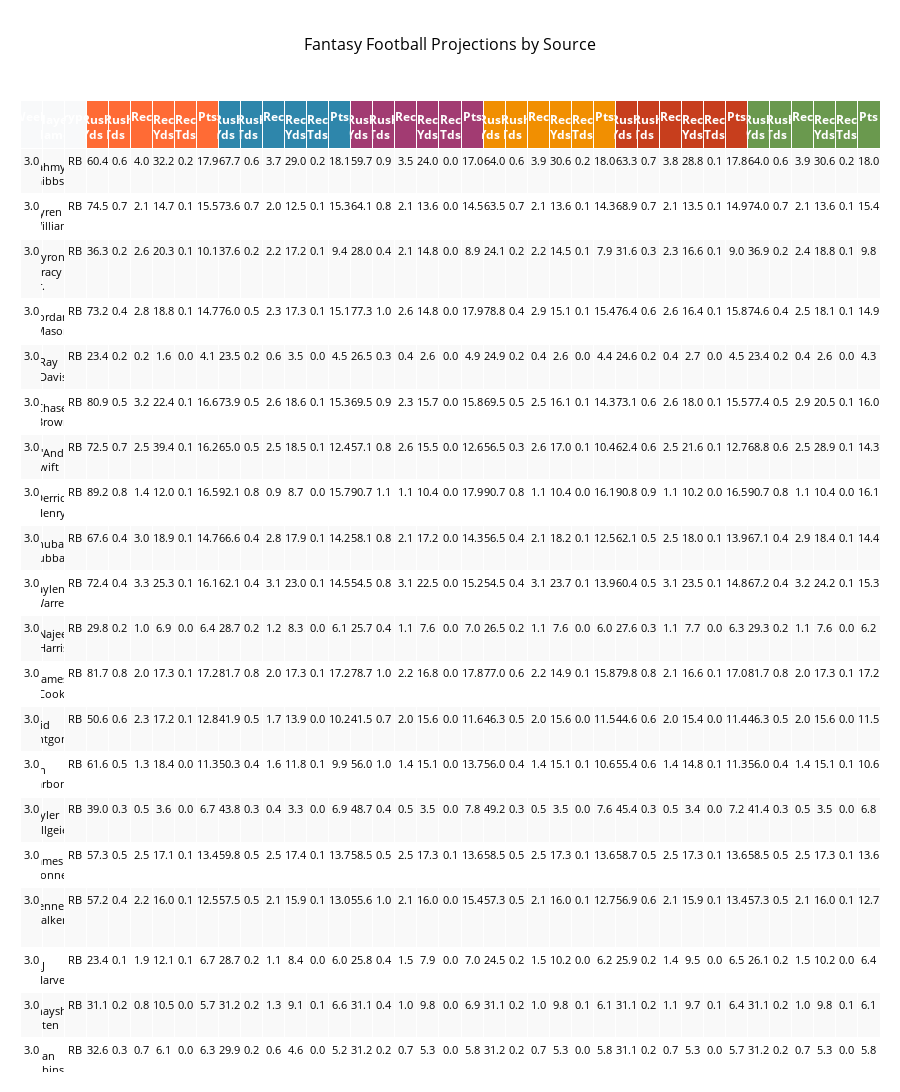

Notebook cell for this chart:
### Code cell
def peek_proj_stats(wk, pos_filter = ['QB', 'RB', 'WR', 'TE']):
    # Build Dataframe
    FULL = LINEUPS[
        (LINEUPS['week'] == wk) &                           # Filter by Week
        LINEUPS['primaryPosition'].isin(pos_filter)         # Filter by Position
    ]

    # Relevant Stats
    relevant_stats = {
        'QB': ['_passingYards', '_passingTouchdowns', '_passingInterceptions', '_rushingYards', '_rushingTouchdowns', '_Points'],
        'RB': ['_rushingYards', '_rushingTouchdowns', '_receivingReceptions', '_receivingYards', '_receivingTouchdowns', '_Points'],
        'WR': ['_receivingReceptions', '_receivingYards', '_receivingTouchdowns', '_Points'],
        'TE': ['_receivingReceptions', '_receivingYards', '_receivingTouchdowns', '_Points']
    }
    # Get all relevant stats for the positions in pos_filter
    position_stats = []
    for position in pos_filter:
        if position in relevant_stats:
            position_stats.extend(relevant_stats[position])
    
    # Remove duplicates while preserving order
    position_stats = list(dict.fromkeys(position_stats))


    # Column Selection
    base_cols = ['week', 'player_name', 'primaryPosition']
    relevant_cols = [
        col for col in FULL.columns 
        if any(stat_suffix in col for stat_suffix in position_stats)
    ]

    all_cols = base_cols + relevant_cols
    selected_cols = list(dict.fromkeys(all_cols))

    SLIM = FULL[selected_cols]
        
    def get_column_priority(col):
        prefixes = ['ESPN_', 'FP_', 'BOL_', 'PINNY_', 'TRUE_']
        suffixes = ['passingYards', 'passingTouchdowns', 'passingInterceptions', 
                    'rushingYards', 'rushingTouchdowns', 'receivingReceptions',
                    'receivingYards', 'receivingTouchdowns', 'Points']

        # Get prefix priority (or max if not found)
        prefix_priority = next((i for i, prefix in enumerate(prefixes) if col.startswith(prefix)), len(prefixes))

        # Get suffix priority (or max if not found)  
        suffix_priority = next((i for i, suffix in enumerate(suffixes) if suffix in col), len(suffixes))

        return (prefix_priority, suffix_priority)  # Put non-prefixed columns at the end
    
    # Separate base columns from prefixed columns
    base_columns = ['week', 'player_name', 'primaryPosition']
    other_columns = [col for col in SLIM.columns if col not in base_columns]
    
    # Sort other columns by prefix
    sorted_other_cols = sorted(other_columns, key=get_column_priority)
    
    # Reorder columns: base columns first, then sorted prefixed columns
    final_column_order = base_columns + sorted_other_cols
    SLIM = SLIM[final_column_order]

    # Round
    numeric_cols = SLIM.select_dtypes(include=['number']).columns
    SLIM[numeric_cols] = SLIM[numeric_cols].round(2)

    # Rename
    column_name_mapping = {
        'passingYards': 'PASS_YDS',
        'passingTouchdowns': 'PASS_TDS', 
        'passingInterceptions': 'PASS_INT',
        'rushingYards': 'RUSH_YDS',
        'rushingTouchdowns': 'RUSH_TDS',
        'receivingReceptions': 'REC',
        'receivingYards': 'REC_YDS',
        'receivingTouchdowns': 'REC_TDS',
        'Points': "PTS"
    }
    
    # Rename columns using the mapping
    def rename_column(col_name):
        for long_name, short_name in column_name_mapping.items():
            if long_name in col_name:
                col_name = col_name.replace(long_name, short_name)
        return col_name
    
    # Apply the renaming
    SLIM.columns = [rename_column(col) for col in SLIM.columns]
    
    return SLIM#.sort_values(by='TRUE_Points', ascending=False)

proj = peek_proj_stats(wk=curr_week, pos_filter=['RB'])
#proj
plotly_table = create_plotly_spanned_table(proj)
plotly_table

### Figure 1 — Plotly figure (JSON) as saved in the notebook; plotly's stock layout.template omitted (floating-point values rounded to 4 significant figures; data arrays with more than 128 entries replaced by an {"elided": "..."} marker saying what was removed)
{"data": [{"cells": {"align": "center", "fill": {"color": {"elided": "39x168 str values"}}, "font": {"color": "black", "size": 11}, "height": 30, "values": {"elided": "39x84 str values"}}, "header": {"align": "center", "fill": {"color": ["#f8f9fa", "#f8f9fa", "#f8f9fa", "#FF6B35", "#FF6B35", "#FF6B35", "#FF6B35", "#FF6B35", "#FF6B35", "#2E86AB", "#2E86AB", "#2E86AB", "#2E86AB", "#2E86AB", "#2E86AB", "#A23B72", "#A23B72", "#A23B72", "#A23B72", "#A23B72", "#A23B72", "#F18F01", "#F18F01", "#F18F01", "#F18F01", "#F18F01", "#F18F01", "#C73E1D", "#C73E1D", "#C73E1D", "#C73E1D", "#C73E1D", "#C73E1D", "#6A994E", "#6A994E", "#6A994E", "#6A994E", "#6A994E", "#6A994E"]}, "font": {"color": "white", "size": 12}, "height": 40, "values": ["<b>Week</b>", "<b>Player Name</b>", "<b>Primaryposition</b>", "<b>Rush Yds</b>", "<b>Rush Tds</b>", "<b>Rec</b>", "<b>Rec Yds</b>", "<b>Rec Tds</b>", "<b>Pts</b>", "<b>Rush Yds</b>", "<b>Rush Tds</b>", "<b>Rec</b>", "<b>Rec Yds</b>", "<b>Rec Tds</b>", "<b>Pts</b>", "<b>Rush Yds</b>", "<b>Rush Tds</b>", "<b>Rec</b>", "<b>Rec Yds</b>", "<b>Rec Tds</b>", "<b>Pts</b>", "<b>Rush Yds</b>", "<b>Rush Tds</b>", "<b>Rec</b>", "<b>Rec Yds</b>", "<b>Rec Tds</b>", "<b>Pts</b>", "<b>Rush Yds</b>", "<b>Rush Tds</b>", "<b>Rec</b>", "<b>Rec Yds</b>", "<b>Rec Tds</b>", "<b>Pts</b>", "<b>Rush Yds</b>", "<b>Rush Tds</b>", "<b>Rec</b>", "<b>Rec Yds</b>", "<b>Rec Tds</b>", "<b>Pts</b>"]}, "type": "table"}], "layout": {"annotations": [{"bgcolor": "#FF6B35", "bordercolor": "#FF6B35", "borderpad": 4, "borderwidth": 1, "font": {"color": "#FF6B35", "size": 14}, "showarrow": false, "text": "<b>ESPN</b>", "x": 0.141, "xref": "paper", "y": 1.15, "yref": "paper"}, {"bgcolor": "#2E86AB", "bordercolor": "#2E86AB", "borderpad": 4, "borderwidth": 1, "font": {"color": "#2E86AB", "size": 14}, "showarrow": false, "text": "<b>FP</b>", "x": 0.2949, "xref": "paper", "y": 1.15, "yref": "paper"}, {"bgcolor": "#A23B72", "bordercolor": "#A23B72", "borderpad": 4, "borderwidth": 1, "font": {"color": "#A23B72", "size": 14}, "showarrow": false, "text": "<b>BOL</b>", "x": 0.4487, "xref": "paper", "y": 1.15, "yref": "paper"}, {"bgcolor": "#F18F01", "bordercolor": "#F18F01", "borderpad": 4, "borderwidth": 1, "font": {"color": "#F18F01", "size": 14}, "showarrow": false, "text": "<b>PINNY</b>", "x": 0.6026, "xref": "paper", "y": 1.15, "yref": "paper"}, {"bgcolor": "#C73E1D", "bordercolor": "#C73E1D", "borderpad": 4, "borderwidth": 1, "font": {"color": "#C73E1D", "size": 14}, "showarrow": false, "text": "<b>TRUE</b>", "x": 0.7564, "xref": "paper", "y": 1.15, "yref": "paper"}, {"bgcolor": "#6A994E", "bordercolor": "#6A994E", "borderpad": 4, "borderwidth": 1, "font": {"color": "#6A994E", "size": 14}, "showarrow": false, "text": "<b>MEAN</b>", "x": 0.9103, "xref": "paper", "y": 1.15, "yref": "paper"}], "height": 3090, "margin": {"b": 20, "l": 20, "r": 20, "t": 100}, "title": {"font": {"color": "black", "size": 16}, "text": "Fantasy Football Projections by Source", "x": 0.5}}}
